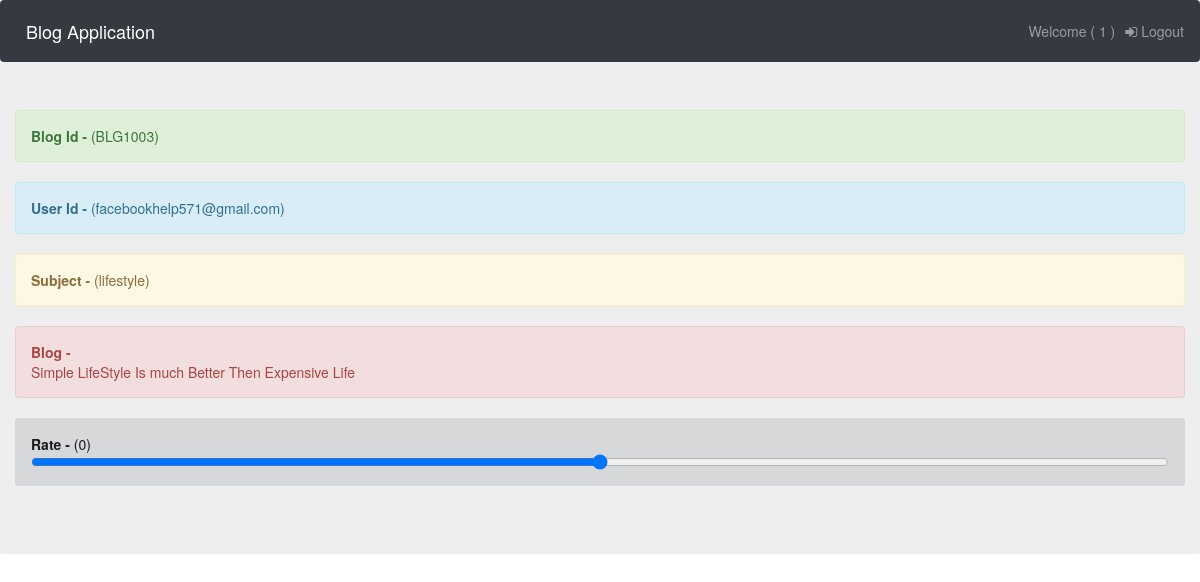
The page /showbloguser/BLG1003/1 on the database its author committed.
### blogapp/models.py (models this page shows)
class Blog(models.Model):
	blogid=models.CharField(max_length=30)
	userid=models.CharField(max_length=30)
	subject=models.CharField(max_length=30)
	blogtext=models.CharField(max_length=250)
	rating=models.IntegerField()
	class Meta:
		db_table='Blog'

### blogapp/views.py (the view)
# urls.py: path('showbloguser/<str:bid>/<str:uid>',showbloguser),
def showbloguser(request,bid,uid):
	ob=Blog.objects.filter(blogid=bid)
	return render(request,'singleblog.html',{"blog":ob,"d":uid})

### blogapp/templates/singleblog.html (shortened to what this page needs)
<!DOCTYPE html>
<html>
<head>
	{% load static %}
	<link rel="stylesheet" type="text/css" href="{% static 'css/bootstrap.css' %}">
	<link rel="stylesheet" type="text/css" href="{% static 'css/bootstrap.min.css' %}">
	<link rel="stylesheet" href="https://cdnjs.cloudflare.com/ajax/libs/font-awesome/4.7.0/css/font-awesome.min.css">
  <link rel="stylesheet" href="https://maxcdn.bootstrapcdn.com/bootstrap/3.4.0/css/bootstrap.min.css">
</head>
<body>
<nav class="navbar navbar-expand-sm navbar-fixed bg-dark navbar-dark" style="margin-bottom: 0px;">
  <a class="navbar-brand" href="/index/">Blog Application</a>
  <ul class="navbar-nav" style="margin-left: auto;">
    <li class="nav-item">
      <a class="nav-link" href="#">Welcome ( {{d}} )</a>
    </li>
    <li class="nav-item">
      <a class="nav-link" href="/sign/"><i class="fa fa-sign-in"></i> Logout</a>
    </li>
  </ul>
</nav>
<div class="container-fluid jumbotron">
	<div class="panel-group">
	{% for x in blog %}
    <div class="alert alert-success">
    <strong>Blog Id - </strong> ({{x.blogid}})</a>
  </div>
  <div class="alert alert-info">
    <strong>User Id - </strong> ({{x.userid}})</a>
  </div>
  <div class="alert alert-warning">
    <strong>Subject - </strong> ({{x.subject}})
  </div>
  <div class="alert alert-danger">
    <strong>Blog - </strong> <br> {{x.blogtext}}
  </div>
  <div class="alert alert-dark">
    <strong>Rate - </strong> ({{x.rating}}) <br> <input type="range" min="0" max="10" name="">
  </div>
    {% endfor %}
</div>
</div>
</body>
</html>

### rows shown on the page
Blog: blogid "BLG1003", userid "facebookhelp571@gmail.com", subject "lifestyle", blogtext "Simple LifeStyle Is much Better Then Expensive Life", rating "0"

### other values the page prints
{{ d }} "1"
